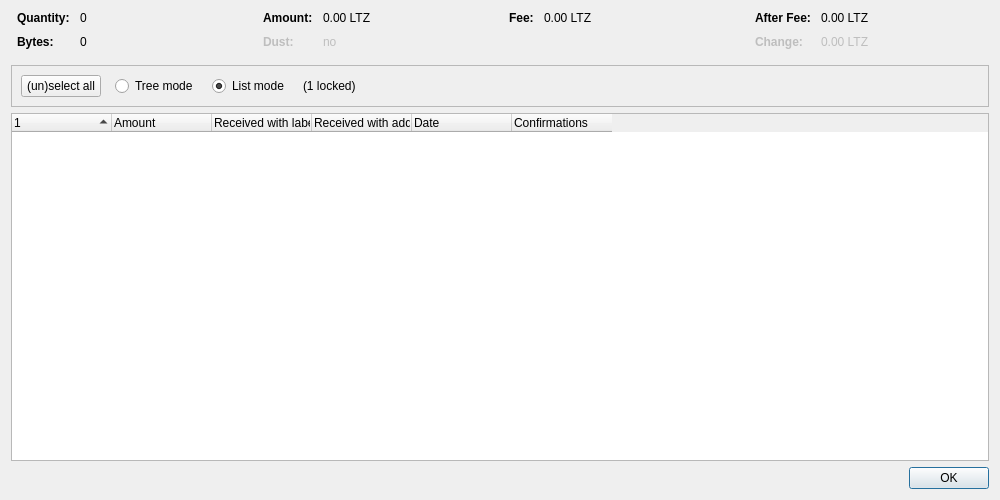
<?xml version="1.0" encoding="UTF-8"?>
<ui version="4.0">
 <class>CoinControlDialog</class>
 <widget class="QDialog" name="CoinControlDialog">
  <property name="geometry">
   <rect>
    <x>0</x>
    <y>0</y>
    <width>1000</width>
    <height>500</height>
   </rect>
  </property>
  <property name="windowTitle">
   <string>Coin Selection</string>
  </property>
  <layout class="QVBoxLayout" name="verticalLayout">
   <item>
    <layout class="QHBoxLayout" name="horizontalLayoutTop" stretch="0,0,0,0">
     <property name="topMargin">
      <number>0</number>
     </property>
     <property name="bottomMargin">
      <number>10</number>
     </property>
     <item>
      <layout class="QFormLayout" name="formLayoutCoinControl1">
       <property name="horizontalSpacing">
        <number>10</number>
       </property>
       <property name="verticalSpacing">
        <number>10</number>
       </property>
       <property name="leftMargin">
        <number>6</number>
       </property>
       <property name="rightMargin">
        <number>6</number>
       </property>
       <item row="0" column="0">
        <widget class="QLabel" name="labelCoinControlQuantityText">
         <property name="font">
          <font>
           <weight>75</weight>
           <bold>true</bold>
          </font>
         </property>
         <property name="text">
          <string>Quantity:</string>
         </property>
        </widget>
       </item>
       <item row="0" column="1">
        <widget class="QLabel" name="labelCoinControlQuantity">
         <property name="cursor">
          <cursorShape>IBeamCursor</cursorShape>
         </property>
         <property name="contextMenuPolicy">
          <enum>Qt::ActionsContextMenu</enum>
         </property>
         <property name="text">
          <string notr="true">0</string>
         </property>
         <property name="textInteractionFlags">
          <set>Qt::LinksAccessibleByMouse|Qt::TextSelectableByKeyboard|Qt::TextSelectableByMouse</set>
         </property>
        </widget>
       </item>
       <item row="1" column="0">
        <widget class="QLabel" name="labelCoinControlBytesText">
         <property name="font">
          <font>
           <weight>75</weight>
           <bold>true</bold>
          </font>
         </property>
         <property name="text">
          <string>Bytes:</string>
         </property>
        </widget>
       </item>
       <item row="1" column="1">
        <widget class="QLabel" name="labelCoinControlBytes">
         <property name="cursor">
          <cursorShape>IBeamCursor</cursorShape>
         </property>
         <property name="contextMenuPolicy">
          <enum>Qt::ActionsContextMenu</enum>
         </property>
         <property name="text">
          <string notr="true">0</string>
         </property>
         <property name="textInteractionFlags">
          <set>Qt::LinksAccessibleByMouse|Qt::TextSelectableByKeyboard|Qt::TextSelectableByMouse</set>
         </property>
        </widget>
       </item>
      </layout>
     </item>
     <item>
      <layout class="QFormLayout" name="formLayoutCoinControl2">
       <property name="horizontalSpacing">
        <number>10</number>
       </property>
       <property name="verticalSpacing">
        <number>10</number>
       </property>
       <property name="leftMargin">
        <number>6</number>
       </property>
       <property name="rightMargin">
        <number>6</number>
       </property>
       <item row="0" column="0">
        <widget class="QLabel" name="labelCoinControlAmountText">
         <property name="font">
          <font>
           <weight>75</weight>
           <bold>true</bold>
          </font>
         </property>
         <property name="text">
          <string>Amount:</string>
         </property>
        </widget>
       </item>
       <item row="0" column="1">
        <widget class="QLabel" name="labelCoinControlAmount">
         <property name="cursor">
          <cursorShape>IBeamCursor</cursorShape>
         </property>
         <property name="contextMenuPolicy">
          <enum>Qt::ActionsContextMenu</enum>
         </property>
         <property name="text">
          <string notr="true">0.00 LTZ</string>
         </property>
         <property name="textInteractionFlags">
          <set>Qt::LinksAccessibleByMouse|Qt::TextSelectableByKeyboard|Qt::TextSelectableByMouse</set>
         </property>
        </widget>
       </item>
       <item row="1" column="0">
        <widget class="QLabel" name="labelCoinControlLowOutputText">
         <property name="enabled">
          <bool>false</bool>
         </property>
         <property name="font">
          <font>
           <weight>75</weight>
           <bold>true</bold>
          </font>
         </property>
         <property name="text">
          <string>Dust:</string>
         </property>
        </widget>
       </item>
       <item row="1" column="1">
        <widget class="QLabel" name="labelCoinControlLowOutput">
         <property name="enabled">
          <bool>false</bool>
         </property>
         <property name="cursor">
          <cursorShape>IBeamCursor</cursorShape>
         </property>
         <property name="contextMenuPolicy">
          <enum>Qt::ActionsContextMenu</enum>
         </property>
         <property name="text">
          <string notr="true">no</string>
         </property>
         <property name="textInteractionFlags">
          <set>Qt::LinksAccessibleByMouse|Qt::TextSelectableByKeyboard|Qt::TextSelectableByMouse</set>
         </property>
        </widget>
       </item>
      </layout>
     </item>
     <item>
      <layout class="QFormLayout" name="formLayoutCoinControl3">
       <property name="horizontalSpacing">
        <number>10</number>
       </property>
       <property name="verticalSpacing">
        <number>10</number>
       </property>
       <property name="leftMargin">
        <number>6</number>
       </property>
       <property name="rightMargin">
        <number>6</number>
       </property>
       <item row="0" column="0">
        <widget class="QLabel" name="labelCoinControlFeeText">
         <property name="font">
          <font>
           <weight>75</weight>
           <bold>true</bold>
          </font>
         </property>
         <property name="text">
          <string>Fee:</string>
         </property>
        </widget>
       </item>
       <item row="0" column="1">
        <widget class="QLabel" name="labelCoinControlFee">
         <property name="cursor">
          <cursorShape>IBeamCursor</cursorShape>
         </property>
         <property name="contextMenuPolicy">
          <enum>Qt::ActionsContextMenu</enum>
         </property>
         <property name="text">
          <string notr="true">0.00 LTZ</string>
         </property>
         <property name="textInteractionFlags">
          <set>Qt::LinksAccessibleByMouse|Qt::TextSelectableByKeyboard|Qt::TextSelectableByMouse</set>
         </property>
        </widget>
       </item>
      </layout>
     </item>
     <item>
      <layout class="QFormLayout" name="formLayoutCoinControl4">
       <property name="horizontalSpacing">
        <number>10</number>
       </property>
       <property name="verticalSpacing">
        <number>10</number>
       </property>
       <property name="leftMargin">
        <number>6</number>
       </property>
       <property name="rightMargin">
        <number>6</number>
       </property>
       <item row="0" column="0">
        <widget class="QLabel" name="labelCoinControlAfterFeeText">
         <property name="font">
          <font>
           <weight>75</weight>
           <bold>true</bold>
          </font>
         </property>
         <property name="text">
          <string>After Fee:</string>
         </property>
        </widget>
       </item>
       <item row="0" column="1">
        <widget class="QLabel" name="labelCoinControlAfterFee">
         <property name="cursor">
          <cursorShape>IBeamCursor</cursorShape>
         </property>
         <property name="contextMenuPolicy">
          <enum>Qt::ActionsContextMenu</enum>
         </property>
         <property name="text">
          <string notr="true">0.00 LTZ</string>
         </property>
         <property name="textInteractionFlags">
          <set>Qt::LinksAccessibleByMouse|Qt::TextSelectableByKeyboard|Qt::TextSelectableByMouse</set>
         </property>
        </widget>
       </item>
       <item row="1" column="0">
        <widget class="QLabel" name="labelCoinControlChangeText">
         <property name="enabled">
          <bool>false</bool>
         </property>
         <property name="font">
          <font>
           <weight>75</weight>
           <bold>true</bold>
          </font>
         </property>
         <property name="text">
          <string>Change:</string>
         </property>
        </widget>
       </item>
       <item row="1" column="1">
        <widget class="QLabel" name="labelCoinControlChange">
         <property name="enabled">
          <bool>false</bool>
         </property>
         <property name="cursor">
          <cursorShape>IBeamCursor</cursorShape>
         </property>
         <property name="contextMenuPolicy">
          <enum>Qt::ActionsContextMenu</enum>
         </property>
         <property name="text">
          <string notr="true">0.00 LTZ</string>
         </property>
         <property name="textInteractionFlags">
          <set>Qt::LinksAccessibleByMouse|Qt::TextSelectableByKeyboard|Qt::TextSelectableByMouse</set>
         </property>
        </widget>
       </item>
      </layout>
     </item>
    </layout>
   </item>
   <item>
    <widget class="QFrame" name="frame">
     <property name="minimumSize">
      <size>
       <width>0</width>
       <height>40</height>
      </size>
     </property>
     <property name="frameShape">
      <enum>QFrame::StyledPanel</enum>
     </property>
     <property name="frameShadow">
      <enum>QFrame::Sunken</enum>
     </property>
     <layout class="QHBoxLayout" name="horizontalLayout">
      <item>
       <layout class="QHBoxLayout" name="horizontalLayoutPanel" stretch="0,0,0,0,0">
        <property name="spacing">
         <number>14</number>
        </property>
        <item>
         <widget class="QPushButton" name="pushButtonSelectAll">
          <property name="sizePolicy">
           <sizepolicy hsizetype="Maximum" vsizetype="Fixed">
            <horstretch>0</horstretch>
            <verstretch>0</verstretch>
           </sizepolicy>
          </property>
          <property name="text">
           <string>(un)select all</string>
          </property>
          <property name="autoDefault">
           <bool>false</bool>
          </property>
         </widget>
        </item>
        <item>
         <widget class="QRadioButton" name="radioTreeMode">
          <property name="sizePolicy">
           <sizepolicy hsizetype="Maximum" vsizetype="Fixed">
            <horstretch>0</horstretch>
            <verstretch>0</verstretch>
           </sizepolicy>
          </property>
          <property name="text">
           <string>Tree mode</string>
          </property>
         </widget>
        </item>
        <item>
         <widget class="QRadioButton" name="radioListMode">
          <property name="sizePolicy">
           <sizepolicy hsizetype="Maximum" vsizetype="Fixed">
            <horstretch>0</horstretch>
            <verstretch>0</verstretch>
           </sizepolicy>
          </property>
          <property name="text">
           <string>List mode</string>
          </property>
          <property name="checked">
           <bool>true</bool>
          </property>
         </widget>
        </item>
        <item>
         <widget class="QLabel" name="labelLocked">
          <property name="text">
           <string notr="true">(1 locked)</string>
          </property>
         </widget>
        </item>
        <item>
         <spacer name="horizontalSpacer">
          <property name="orientation">
           <enum>Qt::Horizontal</enum>
          </property>
          <property name="sizeHint" stdset="0">
           <size>
            <width>40</width>
            <height>20</height>
           </size>
          </property>
         </spacer>
        </item>
       </layout>
      </item>
     </layout>
    </widget>
   </item>
   <item>
    <widget class="CoinControlTreeWidget" name="treeWidget">
     <property name="contextMenuPolicy">
      <enum>Qt::CustomContextMenu</enum>
     </property>
     <property name="sortingEnabled">
      <bool>false</bool>
     </property>
     <property name="columnCount">
      <number>6</number>
     </property>
     <attribute name="headerShowSortIndicator" stdset="0">
      <bool>true</bool>
     </attribute>
     <attribute name="headerStretchLastSection">
      <bool>false</bool>
     </attribute>
     <column>
      <property name="text">
       <string/>
      </property>
     </column>
     <column>
      <property name="text">
       <string>Amount</string>
      </property>
     </column>
     <column>
      <property name="text">
       <string>Received with label</string>
      </property>
     </column>
     <column>
      <property name="text">
       <string>Received with address</string>
      </property>
     </column>
     <column>
      <property name="text">
       <string>Date</string>
      </property>
     </column>
     <column>
      <property name="text">
       <string>Confirmations</string>
      </property>
      <property name="toolTip">
       <string>Confirmed</string>
      </property>
     </column>
     <column>
      <property name="text">
       <string/>
      </property>
     </column>
     <column>
      <property name="text">
       <string/>
      </property>
     </column>
     <column>
      <property name="text">
       <string/>
      </property>
     </column>
     <column>
      <property name="text">
       <string/>
      </property>
     </column>
    </widget>
   </item>
   <item>
    <widget class="QDialogButtonBox" name="buttonBox">
     <property name="orientation">
      <enum>Qt::Horizontal</enum>
     </property>
     <property name="standardButtons">
      <set>QDialogButtonBox::Ok</set>
     </property>
    </widget>
   </item>
  </layout>
 </widget>
 <customwidgets>
  <customwidget>
   <class>CoinControlTreeWidget</class>
   <extends>QTreeWidget</extends>
   <header>qt/coincontroltreewidget.h</header>
  </customwidget>
 </customwidgets>
 <resources/>
 <connections/>
</ui>
